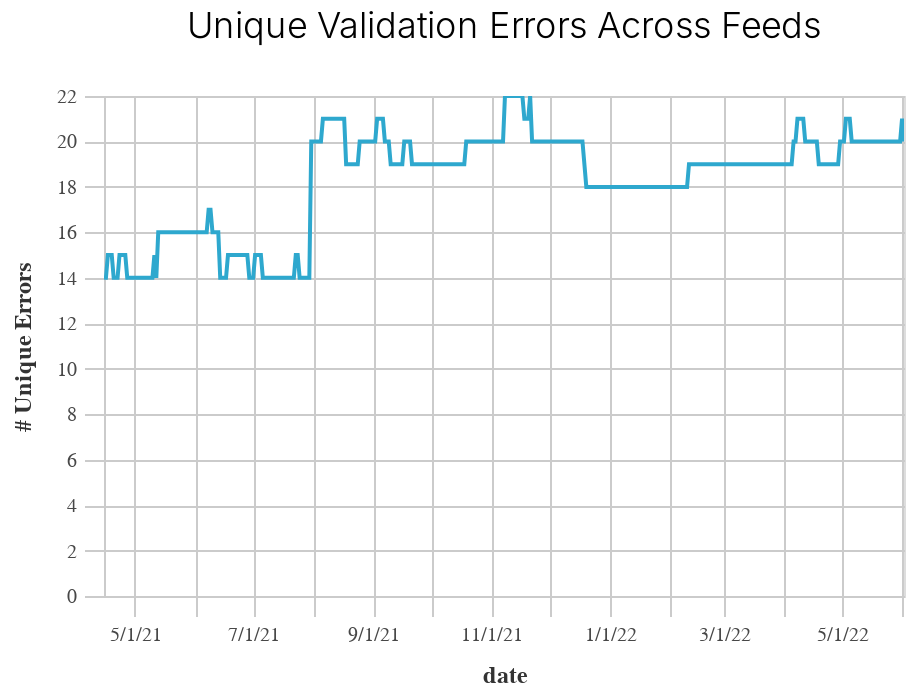

This figure's notebook cell:
### Code cell
chart = setup_charts.base_line_chart(unique_errors)
chart = setup_charts.add_tooltip(chart, "num_unique_errors")

chart = (chart
         .encode(
             y=alt.Y("num_unique_errors:Q", title="# Unique Errors"),
             color=alt.value(cp.CALITP_CATEGORY_BRIGHT_COLORS[0]),
         ).properties(title="Unique Validation Errors Across Feeds")
        )

chart = styleguide.preset_chart_config(chart)
display(chart)

### Figure 1 — Vega-Lite specification as saved in the notebook (floating-point values rounded to 4 significant figures; data arrays with more than 128 entries replaced by an {"elided": "..."} marker saying what was removed)
{"config": {"view": {"continuousWidth": 400, "continuousHeight": 300}, "axis": {"domainColor": "#cbcbcb", "grid": true, "gridColor": "#cbcbcb", "gridWidth": 1, "labelColor": "#474747", "labelFont": "Nunito Sans", "labelFontSize": 10, "labelPadding": 4, "tickColor": "#cbcbcb", "tickSize": 10, "titleColor": "#333", "titleFont": "Raleway", "titleFontSize": 12, "titlePadding": 10}, "axisBand": {"grid": false}, "background": "white", "font": "Raleway", "header": {"labelFont": "Nunito Sans", "titleFont": "Raleway"}, "legend": {"labelColor": "#333", "labelFont": "Nunito Sans", "labelFontSize": 11, "labelLimit": 0, "padding": 1, "symbolSize": 30, "symbolType": "square", "titleColor": "#333", "titleFont": "Raleway", "titleFontSize": 14, "titlePadding": 10}, "title": {"anchor": "middle", "font": "Raleway", "fontSize": 18, "fontWeight": 300, "offset": 20}}, "data": {"name": "data-b27be985c7000aee6769fe6a4509e683"}, "mark": "line", "encoding": {"color": {"value": "#2EA8CE"}, "tooltip": [{"field": "date", "type": "temporal"}, {"field": "num_unique_errors", "type": "quantitative"}], "x": {"axis": {"format": "%-m/%-d/%y"}, "field": "date", "type": "temporal"}, "y": {"field": "num_unique_errors", "title": "# Unique Errors", "type": "quantitative"}}, "height": 250, "selection": {"selector003": {"type": "interval", "bind": "scales", "encodings": ["x", "y"]}}, "title": "Unique Validation Errors Across Feeds", "width": 400, "$schema": "https://vega.github.io/schema/vega-lite/v4.17.0.json", "datasets": {"data-b27be985c7000aee6769fe6a4509e683": {"elided": "414 records"}}}
